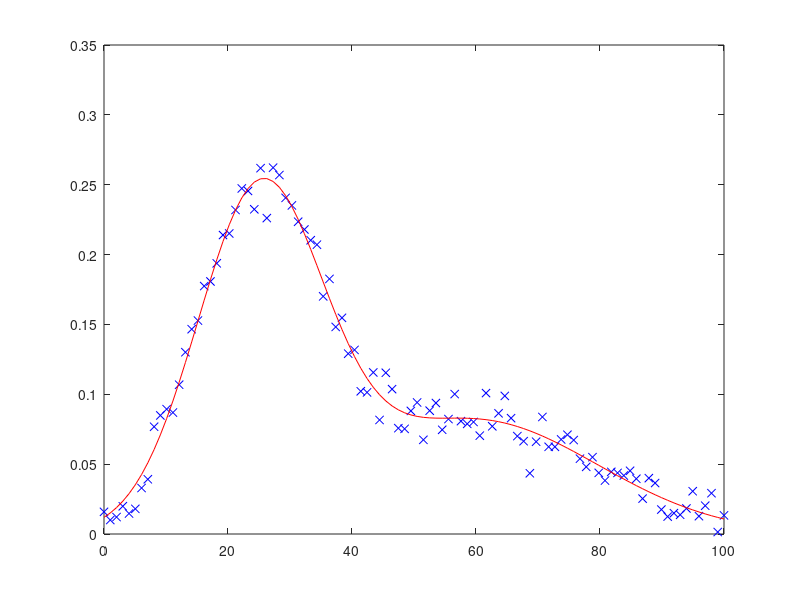

Reproduce this figure in MATLAB.
% define function that computes this density
f = @(p,x) p(1)*(p(2) *normpdf(x,p(3),abs(p(4))) + ...
                (1-p(2))*normpdf(x,p(5),abs(p(6))));

% define some parameters
% scale proportion mu1 sig1 mu2 sig2
p0 = [ 10 0.6 25 10 60 20];

% generate normal mixture density plus noise
x = linspace(0,100)';
y = f(p0,x) + 0.01*randn(size(x));
plot(x,y,'bx')

% fit to data and overlay on plot
% hint: start with larger sigma values to help iterations succeed
p = nlinfit(x,y,f,[20 .5 30 30 70 30])
line(x,f(p,x),'color','r')